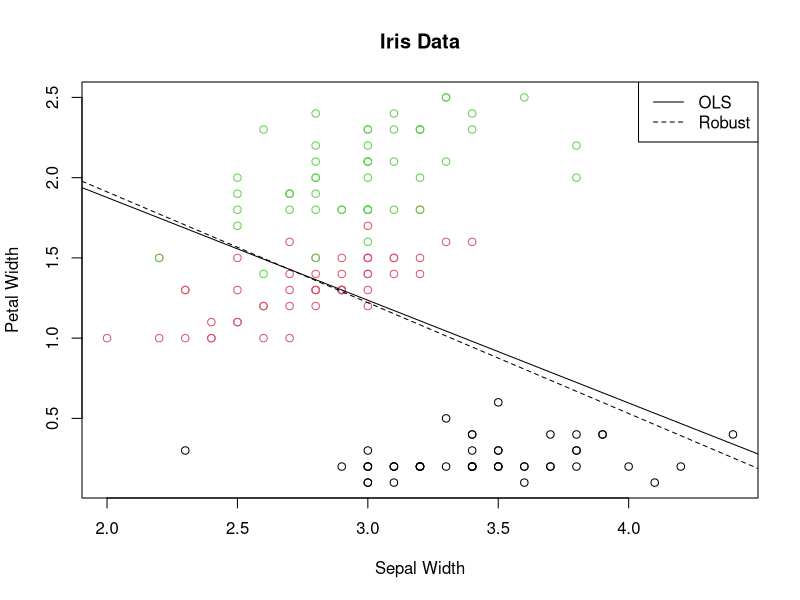

Source code (R):
## ---- chunk 1
knitr::opts_chunk$set(echo = FALSE)
library(MASS)
## ---- chunk 2
X = iris$Sepal.Width; Y = iris$Petal.Width
lm.fit = lm(Y ~ X, data=iris)
rlm.fit = rlm(Y ~ X, data=iris)
## ---- chunk 3
coef(lm.fit)
coef(rlm.fit)
## ---- chunk 4
plot(X, Y, col=iris$Species, xlab="Sepal Width", ylab="Petal Width", main="Iris Data")
abline(lm.fit, lty=1)
abline(rlm.fit, lty=2)
legend("topright", c("OLS", "Robust"), lty=c(1, 2))
